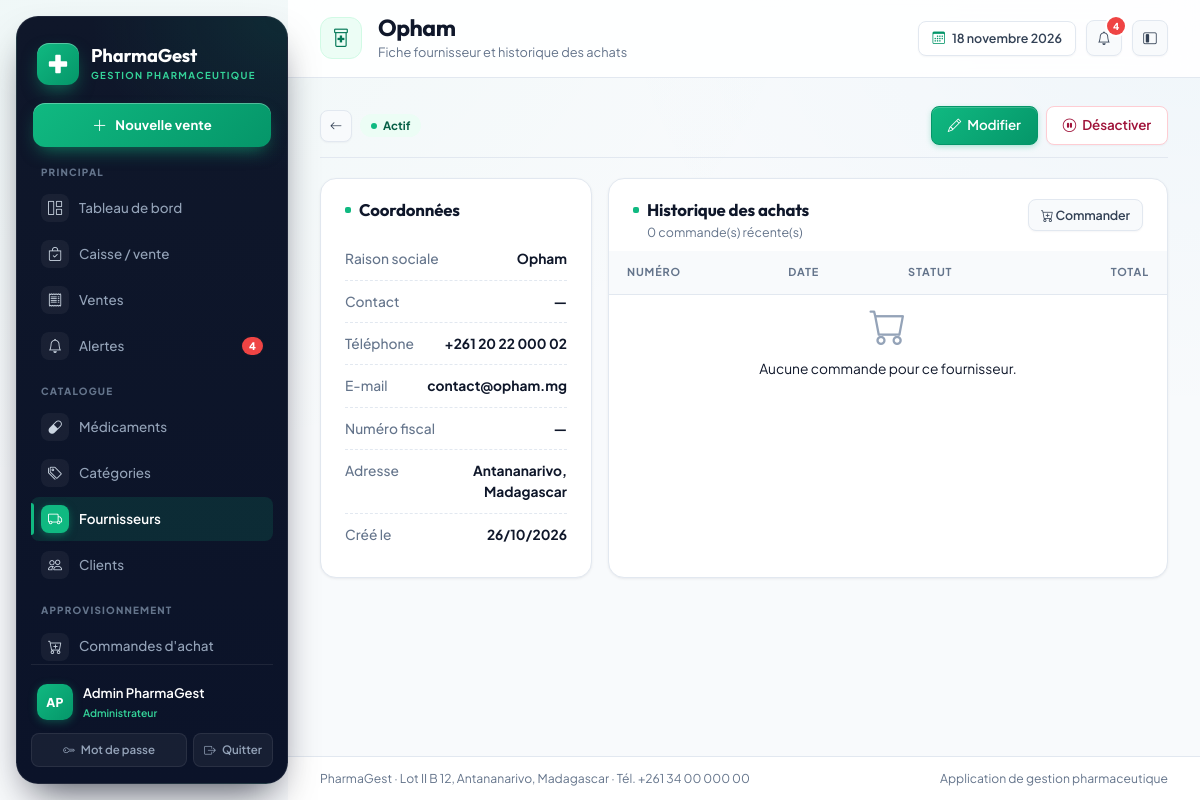
/fournisseurs/2/ (signed in), run on an earlier commit of the app's database.
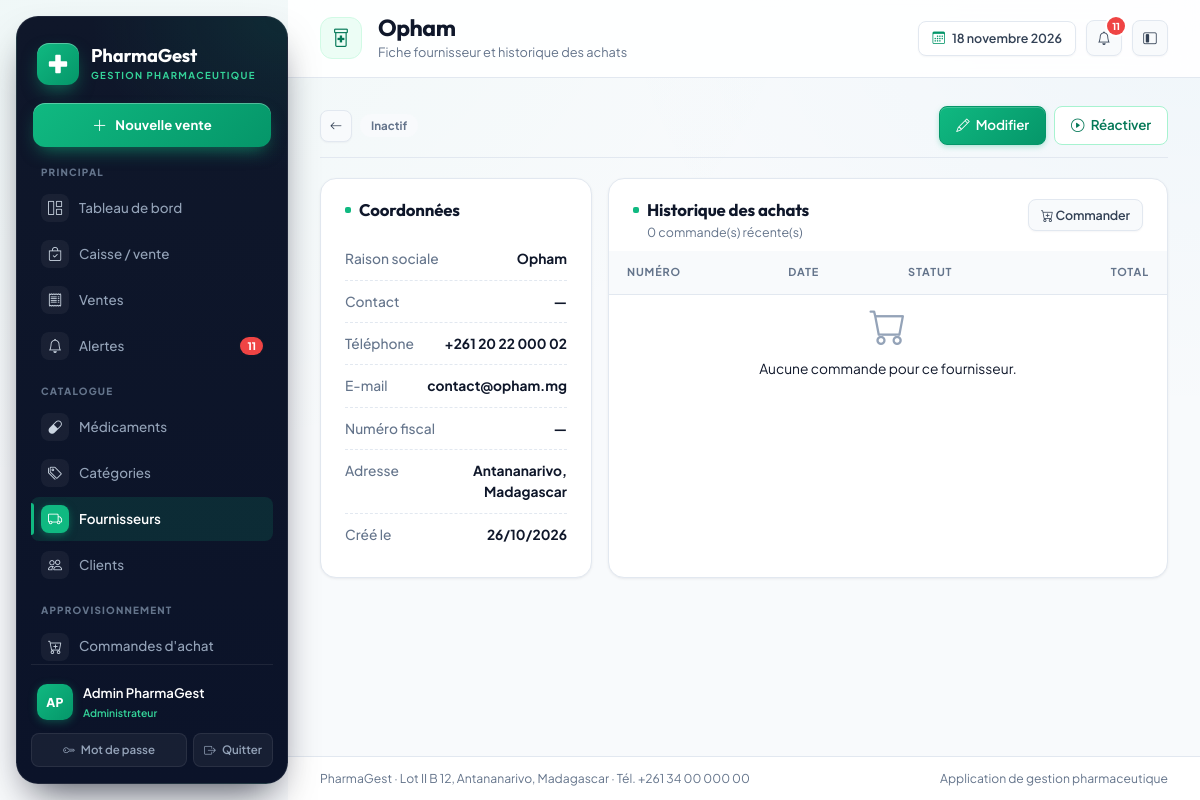
And on a later commit of the database.
### gestion/models.py (models this page shows, shortened)
class Fournisseur(models.Model):
    class Statut(models.TextChoices):
        ACTIF = "ACTIF", "Actif"
        INACTIF = "INACTIF", "Inactif"
    raison_sociale = models.CharField("raison sociale", max_length=180)
    adresse = models.TextField("adresse", blank=True)
    telephone = models.CharField("téléphone", max_length=40, blank=True)
    email = models.EmailField("adresse e-mail", blank=True)
    numero_fiscal = models.CharField("numéro fiscal", max_length=60, blank=True)
    contact_principal = models.CharField("contact principal", max_length=120, blank=True)
    statut = models.CharField(
        "statut", max_length=10, choices=Statut.choices, default=Statut.ACTIF
    )
    date_creation = models.DateTimeField("date de création", auto_now_add=True)
    class Meta:
        verbose_name = "fournisseur"
        verbose_name_plural = "fournisseurs"
        ordering = ["raison_sociale"]
    @property
    def est_actif(self):
        return self.statut == self.Statut.ACTIF

### gestion/views.py (the view)
class FournisseurDetailView(LoginRequiredMixin, DetailView):
    model = Fournisseur
    template_name = "gestion/fournisseur_detail.html"
    context_object_name = "fournisseur"
    def get_context_data(self, **kwargs):
        contexte = super().get_context_data(**kwargs)
        contexte["commandes"] = self.object.commandes.select_related(
            "fournisseur"
        ).order_by("-date_creation")[:20]
        return contexte

### gestion/models.py (called while the page is built)
    @property
    def nom_complet(self):
        return self.get_full_name() or self.username

    @property
    def est_admin(self):
        return self.is_superuser or self.role == self.Role.ADMIN

    @property
    def peut_vendre(self):
        return self.est_admin or self.role in {
            self.Role.PHARMACIEN,
            self.Role.CAISSIER,
        }

    @property
    def peut_voir_rapports(self):
        return self.est_admin or self.role in {
            self.Role.PHARMACIEN,
            self.Role.RESPONSABLE,
        }

### gestion/templatetags/gestion_extras.py (called while the page is built)
@register.filter
def couleur_statut(statut):
    return COULEURS_STATUT.get(str(statut), "gray")

@register.filter
def initiales(utilisateur):
    if hasattr(utilisateur, "nom_complet"):
        nom = utilisateur.nom_complet
    else:
        nom = str(utilisateur)
    morceaux = [m for m in nom.replace("-", " ").split(" ") if m]
    if not morceaux:
        return "?"
    if len(morceaux) == 1:
        return morceaux[0][:2].upper()
    return (morceaux[0][0] + morceaux[-1][0]).upper()

### templates/gestion/fournisseur_detail.html (shortened to what this page needs)
{% extends "gestion/base.html" %}
{% load gestion_extras %}
{% block page_title %}{{ fournisseur.raison_sociale }}{% endblock %}
{% block page_subtitle %}Fiche fournisseur et historique des achats{% endblock %}
{% block contenu %}
<div class="pg-section-title">
  <div class="d-flex align-items-center gap-2">
    <a class="btn btn-sm btn-soft btn-icon" href="{% url 'gestion:fournisseur_liste' %}"><i class="bi bi-arrow-left"></i></a>
    <span class="pg-badge pg-badge-{{ fournisseur.statut|couleur_statut }}">{{ fournisseur.get_statut_display }}</span>
  </div>
  {% if user.est_admin or user.role == 'PHARMACIEN' or user.role == 'GESTIONNAIRE' %}
  <div class="d-flex gap-2">
    <a class="btn btn-primary" href="{% url 'gestion:fournisseur_modifier' fournisseur.pk %}"><i class="bi bi-pencil me-1"></i> Modifier</a>
    <form method="post" action="{% url 'gestion:fournisseur_basculer' fournisseur.pk %}" data-confirm="Changer le statut de ce fournisseur ?">
      <button class="btn btn-outline-{% if fournisseur.est_actif %}danger{% else %}success{% endif %}" type="submit">
        <i class="bi {% if fournisseur.est_actif %}bi-pause-circle{% else %}bi-play-circle{% endif %} me-1"></i>
        {% if fournisseur.est_actif %}Désactiver{% else %}Réactiver{% endif %}
      </button>
    </form>
  </div>
  {% endif %}
</div>
<div class="row g-3">
  <div class="col-lg-4">
    <div class="pg-card h-100">
      <div class="pg-card-header"><h3 class="pg-card-title">Coordonnées</h3></div>
      <div class="pg-card-body">
        <div class="pg-key"><span>Raison sociale</span><span>{{ fournisseur.raison_sociale }}</span></div>
        <div class="pg-key"><span>Contact</span><span>{{ fournisseur.contact_principal|default:"—" }}</span></div>
        <div class="pg-key"><span>Téléphone</span><span>{{ fournisseur.telephone|default:"—" }}</span></div>
        <div class="pg-key"><span>E-mail</span><span>{{ fournisseur.email|default:"—" }}</span></div>
        <div class="pg-key"><span>Numéro fiscal</span><span>{{ fournisseur.numero_fiscal|default:"—" }}</span></div>
        <div class="pg-key"><span>Adresse</span><span>{{ fournisseur.adresse|default:"—" }}</span></div>
        <div class="pg-key"><span>Créé le</span><span>{{ fournisseur.date_creation|date:"d/m/Y" }}</span></div>
      </div>
    </div>
  </div>
  <div class="col-lg-8">
    <div class="pg-card h-100">
      <div class="pg-card-header">
        <div>
          <h3 class="pg-card-title">Historique des achats</h3>
          <p class="pg-card-sub">{{ commandes|length }} commande(s) récente(s)</p>
        </div>
        {% if user.est_admin or user.role == 'PHARMACIEN' or user.role == 'GESTIONNAIRE' %}
        <a class="btn btn-sm btn-soft ms-auto" href="{% url 'gestion:commande_ajouter' %}"><i class="bi bi-cart-plus"></i> Commander</a>
        {% endif %}
      </div>
      <div class="pg-table-wrap mt-2">
        <table class="table table-hover align-middle">
          <thead><tr><th>Numéro</th><th>Date</th><th>Statut</th><th class="text-end">Total</th></tr></thead>
          <tbody>
            {% for commande in commandes %}
            <tr>
              <td><a class="pg-mono" href="{% url 'gestion:commande_detail' commande.pk %}">{{ commande.numero }}</a></td>
              <td>{{ commande.date_creation|date:"d/m/Y" }}</td>
              <td><span class="pg-badge pg-badge-{{ commande.statut|couleur_statut }}">{{ commande.get_statut_display }}</span></td>
              <td class="text-end fw-bold">{{ commande.total|ariary }}</td>
            </tr>
            {% empty %}
            <tr><td colspan="4" class="pg-empty"><i class="bi bi-cart"></i>Aucune commande pour ce fournisseur.</td></tr>
            {% endfor %}
          </tbody>
        </table>
      </div>
    </div>
  </div>
</div>
{% endblock %}

### templates/gestion/base.html (shortened to what the changed rows need)
{% load static %}
{% load gestion_extras %}
<!doctype html>
<html lang="fr">
<head>
  <link href="https://cdn.jsdelivr.net/npm/bootstrap@5.3.3/dist/css/bootstrap.min.css" rel="stylesheet">
  <link href="https://cdn.jsdelivr.net/npm/bootstrap-icons@1.11.3/font/bootstrap-icons.min.css" rel="stylesheet">
  <link rel="stylesheet" href="{% static 'css/pharmagest.css' %}">
</head>
<body>
  {% with url_name=request.resolver_match.url_name %}
  <div class="pg-shell" data-layout="expanded">
    <aside class="pg-sidebar" id="sidebar" aria-label="Menu principal de navigation">
      <nav class="pg-nav-groups" aria-label="Navigation">
        <div class="pg-nav-group">
          <div class="pg-nav">
            <a class="pg-nav-link {% if url_name == 'alertes' %}active{% endif %}" href="{% url 'gestion:alertes' %}"
              title="Alertes">
              <i class="bi bi-bell"></i>
              {% if alertes_globales %}<span class="pg-nav-badge">{{ alertes_globales }}</span>{% endif %}
              <span>Alertes</span>
            </a>
          </div>
        </div>
      </nav>
    </aside>
    <div class="pg-main">
      <header class="pg-topbar">
        <div class="pg-heading">
          <h1 class="pg-page-title">{% block page_title %}Tableau de bord{% endblock %}</h1>
          <p class="pg-page-sub">{% block page_subtitle %}Vue d'ensemble de l'activité de la pharmacie{% endblock %}</p>
        </div>
        <div class="pg-topbar-actions">
          <a class="btn btn-soft btn-icon position-relative" href="{% url 'gestion:alertes' %}" title="Alertes"
            aria-label="Alertes">
            <i class="bi bi-bell"></i>
            {% if alertes_globales %}
            <span class="pg-notif-dot">{{ alertes_globales }}</span>
            {% endif %}
          </a>
        </div>
      </header>
      <main class="pg-content" id="contenu">
        {% block contenu %}{% endblock %}
      </main>
    </div>
  </div>
  {% endwith %}
</body>
</html>

What changed in the data, as far as the page shows it:
changed Fournisseur "Opham": statut "Actif" → "Inactif"
Also different on the page:
{{ alertes_globales }}: "4" → "11"
text no longer shown: "Désactiver"
text now shown: "Réactiver"
